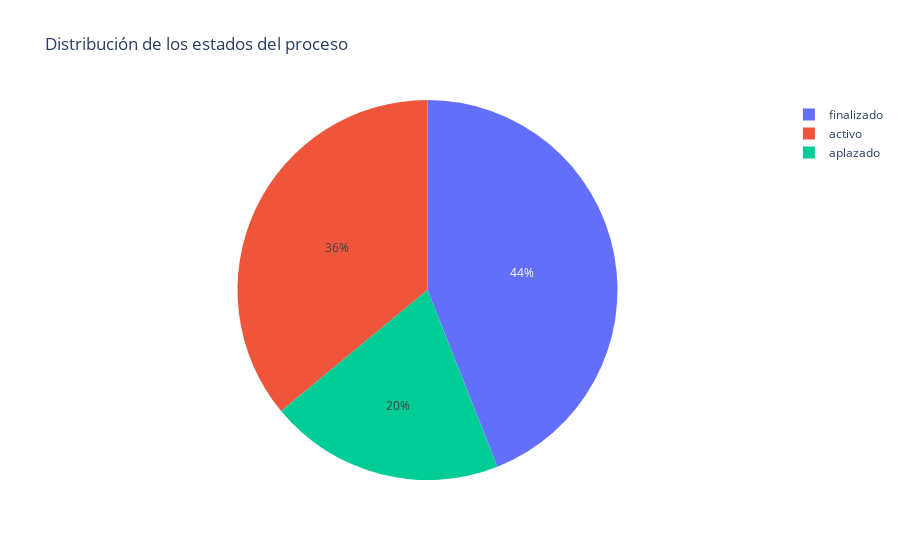

The notebook cell this image was saved under:
### Code cell
fig = px.pie(data, 
             names='Estado del proceso', 
             title='Distribución de los estados del proceso')
fig.show()

### Figure 1 — Plotly figure (JSON) as saved in the notebook; plotly's stock layout.template omitted (floating-point values rounded to 4 significant figures)
{"data": [{"domain": {"x": [0, 1], "y": [0, 1]}, "hovertemplate": "Estado del proceso=%{label}<extra></extra>", "labels": ["finalizado", "aplazado", "aplazado", "finalizado", "finalizado", "activo", "activo", "activo", "activo", "finalizado", "activo", "activo", "aplazado", "finalizado", "finalizado", "finalizado", "activo", "aplazado", "aplazado", "aplazado", "finalizado", "aplazado", "finalizado", "activo", "finalizado", "finalizado", "activo", "activo", "finalizado", "activo", "finalizado", "finalizado", "finalizado", "activo", "finalizado", "aplazado", "finalizado", "activo", "activo", "finalizado", "finalizado", "activo", "finalizado", "activo", "finalizado", "finalizado", "finalizado", "activo", "finalizado", "finalizado", "finalizado", "activo", "finalizado", "aplazado", "finalizado", "finalizado", "activo", "finalizado", "finalizado", "aplazado", "finalizado", "aplazado", "finalizado", "aplazado", "aplazado", "finalizado", "activo", "finalizado", "activo", "aplazado", "activo", "finalizado", "activo", "aplazado", "aplazado", "aplazado", "activo", "finalizado", "aplazado", "activo", "activo", "finalizado", "activo", "activo", "finalizado", "aplazado", "aplazado", "activo", "activo", "finalizado", "finalizado", "finalizado", "activo", "activo", "activo", "activo", "activo", "finalizado", "finalizado", "activo"], "legendgroup": "", "name": "", "showlegend": true, "type": "pie"}], "layout": {"legend": {"tracegroupgap": 0}, "title": {"text": "Distribución de los estados del proceso"}}}
